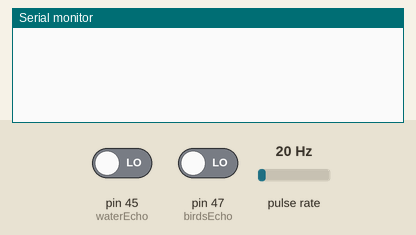
This sketch was run on a simulated Arduino Mega 2560, built with avr-gcc and run on an emulated ATmega2560. Shown: the last lines printed to the serial monitor. Wiring (inferred from the names in the program): pulse sensor: data pin 43. The test bench sets the inputs (shaded band); at power-on: pulse rate 20 Hz, pin 45 (waterEcho) LOW, pin 47 (birdsEcho) LOW.

Above: at 1.2 s.
1.3 s: pulse rate (sensor on pin 43) set to 50 Hz
At 3.3 s:
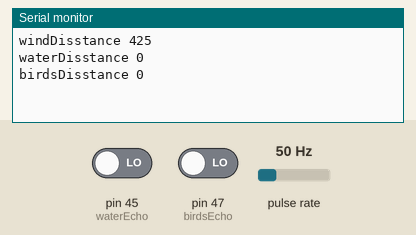
3.6 s: pulse rate (sensor on pin 43) set to 4 Hz
At 5.1 s:
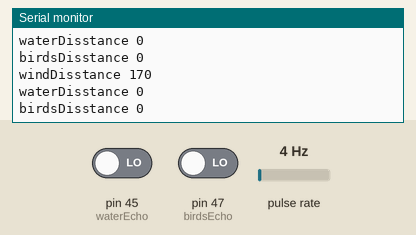
Timing chart, 0 to 6.6 s (numbered marks = the images above; inputs shaded):
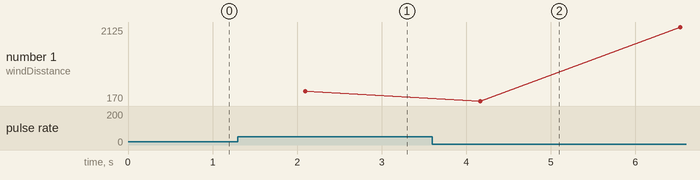

Measured:
- plotted number 1: 425 → 2125 after the input at 3.6 s

The sketch:

_4_weerbolletjes.ino
```cpp
#define windTrig 42
#define windEcho 43
#define waterTrig 44
#define waterEcho 45
#define birdsTrig 46
#define birdsEcho 47


long windDuration;
int windDistance;
long waterDuration;
int waterDistance;
long birdsDuration;
int birdsDistance;

unsigned long prevTimeWB1;
unsigned long prevTimeWB2;
int waitWB1 = 2;
int waitWB2 = 10;


void setup(){
  pinMode(windTrig, OUTPUT);
  pinMode(windEcho, INPUT);
  pinMode(waterTrig, OUTPUT);
  pinMode(waterEcho, INPUT);
  pinMode(birdsTrig, OUTPUT);
  pinMode(birdsEcho, INPUT);
  Serial.begin(9600);


}

void loop() {

weerBolletjes();

}


void weerBolletjes () {
  digitalWrite(windTrig, LOW);
    delay (2);
  digitalWrite(windTrig, HIGH);
    delay (10);
  digitalWrite(windTrig, LOW);

  windDuration = pulseIn(windEcho, HIGH);
  windDistance = windDuration *0.034 /2;

  digitalWrite(waterTrig, LOW);
    delay (2);
  digitalWrite(waterTrig, HIGH);
    delay (10);
  digitalWrite(waterTrig, LOW);


  waterDuration = pulseIn(waterEcho, HIGH);
  waterDistance = waterDuration *0.034 /2;

  digitalWrite(birdsTrig, LOW);
    delay (2);
  digitalWrite(birdsTrig, HIGH);
    delay (10);
  digitalWrite(birdsTrig, LOW);


  birdsDuration = pulseIn(birdsEcho, HIGH);
  birdsDistance = birdsDuration *0.034 /2;


  Serial.print("windDisstance ");
  Serial.println(windDistance);
  Serial.print("waterDisstance ");
  Serial.println(waterDistance);
  Serial.print("birdsDisstance ");
  Serial.println(birdsDistance);
}
```
